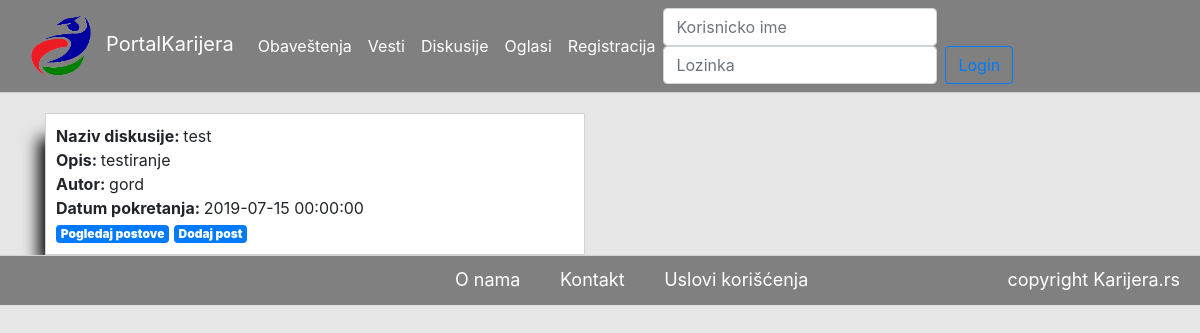
Page /index.php/diskusije/dodajDiskusijuGrupe on the earlier database version.
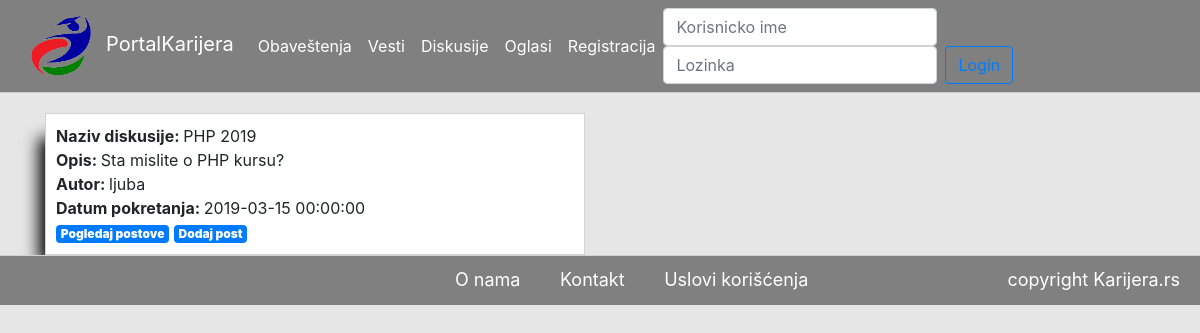
Same page on the later database version.
### tables this page shows
CREATE TABLE IF NOT EXISTS `diskusija` (
  `idDis` int(11) NOT NULL AUTO_INCREMENT,
  `naziv` varchar(45) DEFAULT NULL,
  `opis` varchar(45) DEFAULT NULL,
  `datum` datetime DEFAULT NULL,
  `autor` int(11) DEFAULT NULL,
  `vidljivost` varchar(45) DEFAULT NULL,
  `vidljivostKurs` int(11) DEFAULT NULL,
  `vidljivostGrupa` int(11) DEFAULT NULL,
  `zaBrisanje` varchar(45) DEFAULT NULL,
  `kategorija` int(11) DEFAULT NULL,
  PRIMARY KEY (`idDis`),
  KEY `idDisidKor_idx` (`autor`),
  KEY `idGrupaDiskusije_idx` (`vidljivostGrupa`),
  KEY `idKursDiskusije_idx` (`vidljivostKurs`),
  KEY `idKategorijaidDiskusija_idx` (`kategorija`)
);

CREATE TABLE IF NOT EXISTS `korisnik` (
  `idKor` int(11) NOT NULL AUTO_INCREMENT,
  `korisnicko` varchar(45) DEFAULT NULL,
  `lozinka` varchar(255) DEFAULT NULL,
  `email` varchar(45) DEFAULT NULL,
  `tip` varchar(11) DEFAULT NULL,
  `vidljivostEmail` int(11) DEFAULT NULL,
  `datum` date DEFAULT NULL,
  `cekaOdobrenje` varchar(45) DEFAULT NULL,
  PRIMARY KEY (`idKor`),
  UNIQUE KEY `idKor_UNIQUE` (`idKor`),
  UNIQUE KEY `username_UNIQUE` (`korisnicko`)
);

### application/views/viewTemplate.php (called while the page is built, shortened)
<?php
if($this->session->user == null){
    $this->load->view("headers/guestHeader");
    $this->load->view($middle, $middle_data ?? []);
} else if($this->session->userdata('user')['tip']=="s"){
    $this->load->view("headers/studentHeader");
    $this->load->view($middle, $middle_data ?? []);
    $this->load->view("footers/userFooter",["tip" => "student"]);
} else if($this->session->userdata('user')['tip']== "k"){
    $this->load->view("headers/kompHeader");
    $this->load->view($middle, $middle_data ?? []);
    $this->load->view("footers/userFooter",["tip" => "kompanija"]);
}else if($this->session->userdata('user')['tip']== "a"){
    $this->load->view("headers/adminHeader");
    $this->load->view($middle, $middle_data ?? []);
    $this->load->view("footers/userFooter", ["tip" => "admin"]);
}

### application/controllers/Diskusije.php (called while the page is built, shortened)
<?php
class Diskusije extends CI_Controller {
    public function __construct() {
        $this->load->model('UserModel');
        $this->load->model('DiskusijeModel');
        $this->load->model('SifrarniciModel');
    }
    public function jednaDiskusija($idDis) {
        $diskusija = $this->DiskusijeModel->dohvatiJednuDiskusiju($idDis);
        $data["middle_data"] = ["diskusija" => $diskusija];
        $data["middle"] = "diskusije/diskusija";
        $this->load->view('viewTemplate', $data);
    }
    public function dodajDiskusijuGrupe() {
        $kategorija = $this->input->post('kategorija');
        $naziv = $this->input->post('naziv');
        $opis = $this->input->post('opis');
        $vidljivost = $this->input->post('vidljivost');
        $vidljivostKurs = $this->input->post('odabraniKurs');
        $vidljivostGrupa = $this->input->post('odabranaGrupa');
        $zaBrisanje = null;
        $this->DiskusijeModel->dodajDiskusiju($this->session->userdata('user')['idKor'], $kategorija, $naziv, $opis,
                $vidljivost, $vidljivostKurs, $vidljivostGrupa, $zaBrisanje);
        $last_id = $this->db->insert_id();
        $idDis = $last_id;
        $idGru = $this->input->post('idGru');
        $this->DiskusijeModel->dodajDiskusijuGrupe($idDis, $idGru);
        $this->jednaDiskusija($idDis);
    }
}

### index.php (called while the page is built, shortened)
<?php
require_once BASEPATH.'core/CodeIgniter.php';

### application/models/DiskusijeModel.php (called while the page is built, shortened)
<?php
class DiskusijeModel extends CI_Model {
    public function dohvatiJednuDiskusiju($idDis) {
        $this->db->select('diskusija.*, korisnik.korisnicko as korisnik')
                ->from('diskusija')
                ->join('korisnik', 'korisnik.idKor = diskusija.autor')
                ->where('diskusija.idDis', $idDis);
        $query = $this->db->get();
        return $query->result_array();
    }
    public function dodajDiskusiju($idKor, $kategorija, $naziv, $opis, $vidljivost, $vidljivostKurs, $vidljivostGrupa, $zaBrisanje) {
        $this->db->set('autor', $idKor);
        $this->db->set('kategorija', $kategorija);
        $this->db->set('naziv', $naziv);
        $this->db->set('opis', $opis);
        $this->db->set('datum', date('Y-m-d H:i:s'));
        $this->db->set('vidljivost', $vidljivost);
        $this->db->set('vidljivostKurs', $vidljivostKurs);
        $this->db->set('vidljivostGrupa', $vidljivostGrupa);
        $this->db->set('zaBrisanje', $zaBrisanje);
        $this->db->insert('diskusija');
    }
    public function dodajDiskusijuGrupe($idDis, $idGru) {
        $this->db->set('idDisk', $idDis);
        $this->db->set('idGrupe', $idGru);
        $this->db->insert('sadrzidiskusije');
    }
}

### application/views/diskusije/diskusija.php (the view, shortened to what this page needs)
<div class="container">
    <div class="row">
        <div class="col-sm">
            <?php
            if (isset($diskusija)) {
                foreach ($diskusija as $d) {
                    ?>
                    <div class="centar">
                        <b>Naziv diskusije: </b><?php echo $d['naziv'] ?></b><br/>
                        <b>Opis: </b><?php echo $d['opis'] ?><br/>
                        <b>Autor: </b><?php echo $d['korisnik'] ?><br/>
                        <b>Datum pokretanja: </b><?php echo $d['datum'] ?><br/>
                        <?php $id = $d['idDis'] ?>
                        <?php echo "<a href='#' class='badge badge-primary' onclick ='postovigrupa($id)'> <b>Pogledaj postove</b></a>" ?>
                        <?php echo "<a href='#' class='badge badge-primary' onclick ='dodajdiv($id)'> <b>Dodaj post</b></a><br/>" ?>
                    </div>
                    <?php
                }
            }
            ?>
        </div>
        <div class="col-sm">
        </div>
    </div>
</div>

Differences in the rows shown:
removed diskusija: naziv "test", opis "testiranje", autor.korisnicko "gord", datum "2019-07-15 00:00:00"
added diskusija: naziv "PHP 2019", opis "Sta mislite o PHP kursu?", autor.korisnicko "ljuba", datum "2019-03-15 00:00:00"
